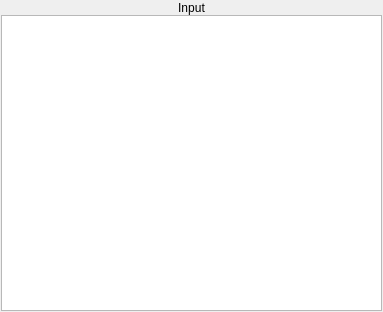
<?xml version="1.0" encoding="UTF-8"?>
<ui version="4.0">
 <class>InputPane</class>
 <widget class="QWidget" name="InputPane">
  <property name="geometry">
   <rect>
    <x>0</x>
    <y>0</y>
    <width>383</width>
    <height>312</height>
   </rect>
  </property>
  <property name="windowTitle">
   <string>Form</string>
  </property>
  <layout class="QVBoxLayout">
   <property name="margin">
    <number>1</number>
   </property>
   <item>
    <layout class="QVBoxLayout">
     <property name="spacing">
      <number>0</number>
     </property>
     <item>
      <widget class="QLabel" name="label">
       <property name="palette">
        <palette>
         <active>
          <colorrole role="Base">
           <brush brushstyle="SolidPattern">
            <color alpha="255">
             <red>255</red>
             <green>255</green>
             <blue>255</blue>
            </color>
           </brush>
          </colorrole>
          <colorrole role="Window">
           <brush brushstyle="SolidPattern">
            <color alpha="255">
             <red>104</red>
             <green>173</green>
             <blue>245</blue>
            </color>
           </brush>
          </colorrole>
         </active>
         <inactive>
          <colorrole role="Base">
           <brush brushstyle="SolidPattern">
            <color alpha="255">
             <red>255</red>
             <green>255</green>
             <blue>255</blue>
            </color>
           </brush>
          </colorrole>
          <colorrole role="Window">
           <brush brushstyle="SolidPattern">
            <color alpha="255">
             <red>104</red>
             <green>173</green>
             <blue>245</blue>
            </color>
           </brush>
          </colorrole>
         </inactive>
         <disabled>
          <colorrole role="Base">
           <brush brushstyle="SolidPattern">
            <color alpha="255">
             <red>104</red>
             <green>173</green>
             <blue>245</blue>
            </color>
           </brush>
          </colorrole>
          <colorrole role="Window">
           <brush brushstyle="SolidPattern">
            <color alpha="255">
             <red>104</red>
             <green>173</green>
             <blue>245</blue>
            </color>
           </brush>
          </colorrole>
         </disabled>
        </palette>
       </property>
       <property name="frameShape">
        <enum>QFrame::Panel</enum>
       </property>
       <property name="frameShadow">
        <enum>QFrame::Plain</enum>
       </property>
       <property name="lineWidth">
        <number>0</number>
       </property>
       <property name="text">
        <string>Input</string>
       </property>
       <property name="alignment">
        <set>Qt::AlignCenter</set>
       </property>
      </widget>
     </item>
     <item>
      <widget class="QPlainTextEdit" name="plainTextEdit">
       <property name="font">
        <font>
         <family>Courier</family>
         <pointsize>13</pointsize>
        </font>
       </property>
      </widget>
     </item>
    </layout>
   </item>
  </layout>
 </widget>
 <resources/>
 <connections/>
</ui>
